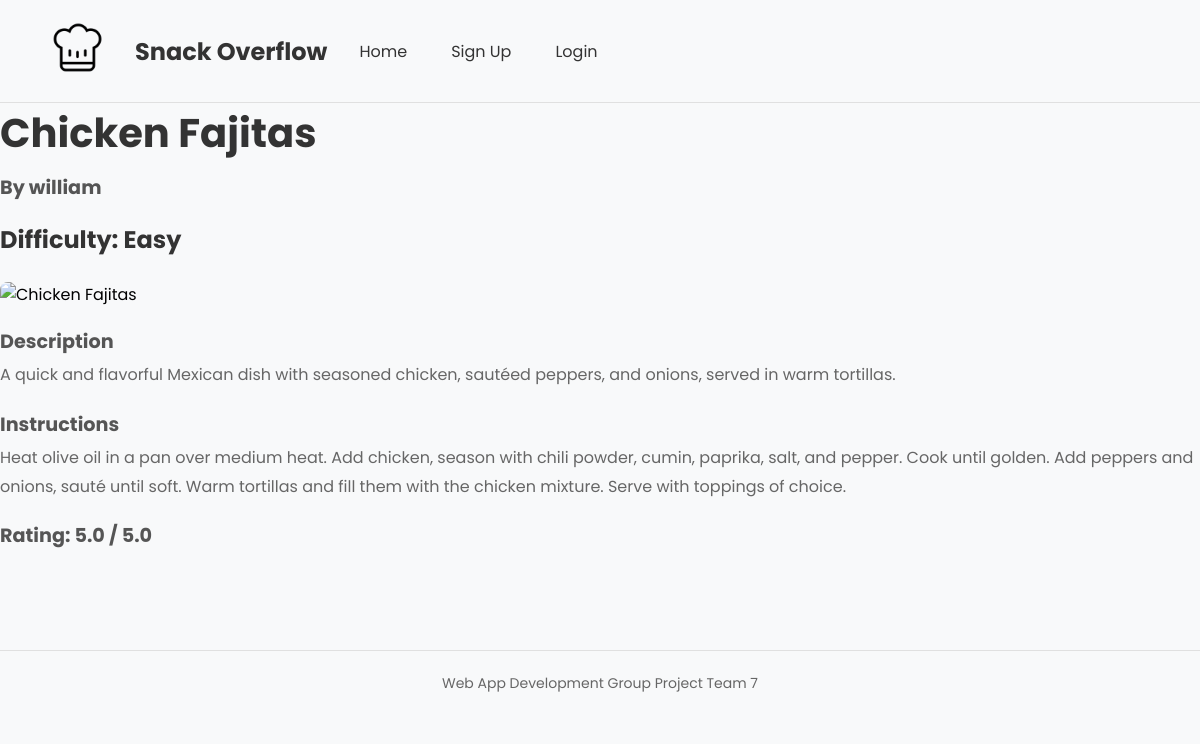
Before: /recipes/10/ with the older database file.
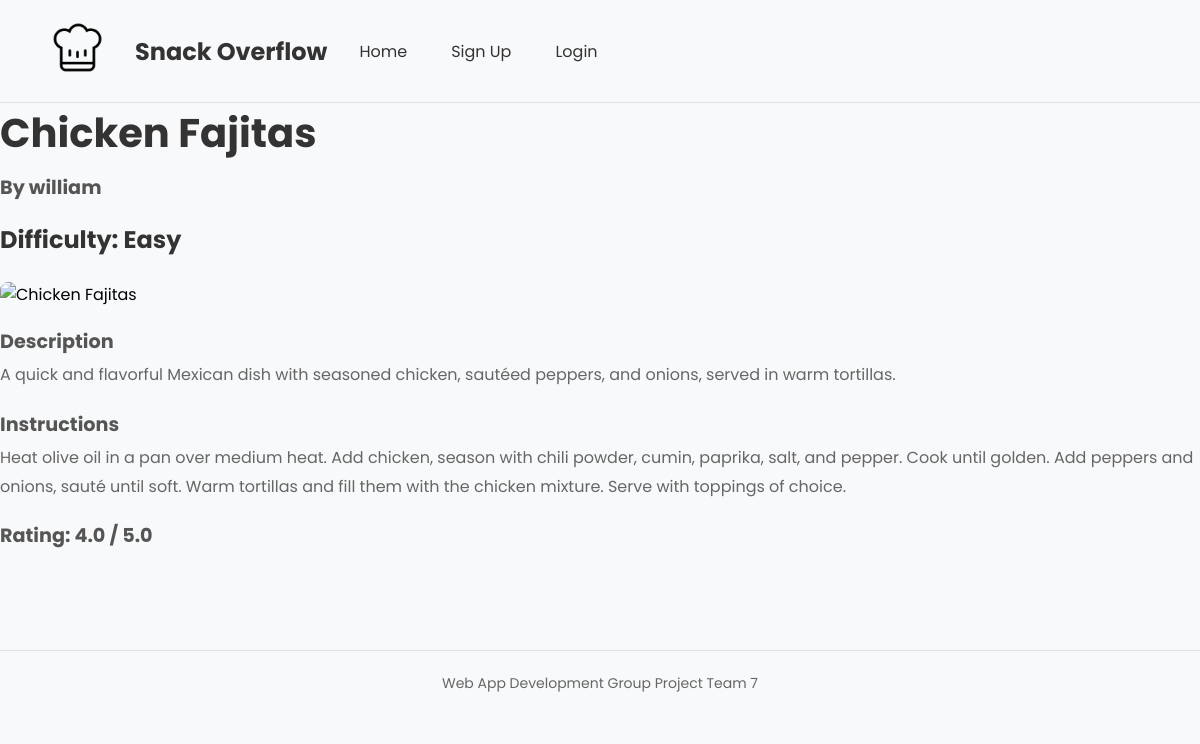
After: the same page with the newer database file.
### recipes/models.py (models this page shows, shortened)
class Recipe(models.Model):
    DIFFICULTY_CHOICES = [("Easy", "Easy"), ("Medium", "Medium"), ("Hard", "Hard")]
    title = models.CharField(max_length=255)
    author = models.ForeignKey(User, on_delete=models.CASCADE, related_name="recipes")
    image = models.ImageField(upload_to='recipe_images', blank=True)
    category = models.ForeignKey(Category, on_delete=models.CASCADE)
    description = models.TextField()
    difficulty = models.CharField(max_length=20, choices=DIFFICULTY_CHOICES)
    ingredients = models.TextField()
    instructions = models.TextField()
    created_at = models.DateTimeField(auto_now_add=True)
    slug = models.SlugField()
    def average_rating(self):
        ratings = self.ratings.all()
        if ratings.exists():
            return round(sum(r.rating for r in ratings) / ratings.count(), 1)
        return 0

class Rating(models.Model):
    user = models.ForeignKey(User, on_delete=models.CASCADE, related_name='ratings')
    recipe = models.ForeignKey(Recipe, on_delete=models.CASCADE, related_name='ratings')
    rating = models.IntegerField(choices=[(i, i) for i in range(1, 6)])  # 1 to 5 stars
    created_at = models.DateTimeField(auto_now_add=True)
    class Meta:
        unique_together = ('user', 'recipe')  # Ensures a user can rate a recipe only once

### recipes/views.py (the view)
# urls.py: path('<int:recipe_id>/', views.recipe_detail_view, name='recipe_detail'),
def recipe_detail_view(request, recipe_id):
    recipe = Recipe.objects.get(id=recipe_id)
    return render(request, 'recipes/recipe.html', {'recipe': recipe})

### templates/recipes/recipe.html (shortened to what this page needs)
{% extends 'recipes/base.html' %}
{% load staticfiles %}
{% block body_block %}
    {% if recipe %}
        <h1 id="recipe-title">{{ recipe.title }}</h1>
        <h3 id="author">By {{ recipe.author }}</h3>
        <h3 id="difficulty">Difficulty: {{ recipe.difficulty }}</h3>
        <img class="recipe-image" src="{{ recipe.image }}" alt="{{ recipe.title }}">
        <div class="description">
            <h3>Description</h3>
            <p> {{ recipe.description }} </p>
        </div>
        <h3>Instructions</h3>
        <p> {{ recipe.instructions }} </p>
        <h3> Rating: {{ recipe.average_rating }} / 5.0</h3>
    {% else %}
        The specified recipe does not exist.
    {% endif %}
{% endblock %}

### templates/recipes/base.html (shortened to what this page needs)
<!DOCTYPE html>
{% load staticfiles %}
<html>
    <head lang="en">
        <link rel="stylesheet" type="text/css" href="{% static 'css/styles.css' %}">
    </head>
    <header>
        <nav class="navbar">
            <ul>
                <li><img src="{% static 'images/recipeicon.png' %}" alt="My recipes Icon" width="75" height="75"/></li>
                <li class="navbar-title">Snack Overflow</li>
                <li><a href="{% url 'recipes:index' %}">Home</a></li>
                {% if user.is_authenticated %}
                <li><a href="{% url 'recipes:add_recipe' %}">Add Recipe</a></li>
                <li><a href="{% url 'recipes:logout' %}">Logout</a></li>
                {% else %}
                <li><a href="{% url 'recipes:register' %}">Sign Up</a></li>
                <li><a href="{% url 'recipes:login' %}">Login</a></li>
                {% endif %}
            </ul>
        </nav>
    </header>
    <body>
        <div>
            {% block body_block %}
            {% endblock %}
        </div>
    </body>
    <footer>
        {% block footer_block %}
            <p class="footer-content">Web App Development Group Project Team 7 </p>
        {% endblock %}
    </footer>
</html>

### static/css/styles.css (style rules this page uses)
* { margin: 0; padding: 0; box-sizing: border-box; font-family: 'Poppins'; }
body { background-color: #f8f9fa; }
.navbar { background-color: #f8f9fa; padding: 10px 20px; border-bottom: 1px solid #e0e0e0; display: flex; justify-content: space-between; align-items: center; }
.navbar-title { font-size: 24px; font-weight: bold; color: #333; list-style-type: none; margin-right: auto; }
.navbar ul { list-style-type: none; display: flex; align-items: center; }
.navbar ul li { margin-left: 20px; }
.navbar ul li a { text-decoration: none; color: #333; font-size: 16px; padding: 8px 12px; border-radius: 4px; transition: background-color 0.3s ease; }
footer { background-color: #f8f9fa; color: #333; padding: 20px 0; text-align: center; border-top: 1px solid #e0e0e0; font-size: 14px; margin-top: 100px; }
footer .footer-content { max-width: 1200px; margin: 0 auto; padding: 0 20px; }
h1 { font-size: 2.5em; color: #333; margin-bottom: 10px; }
h3 { font-size: 1.2em; color: #555; margin-bottom: 5px; }
.recipe-image { width: 100%; height: auto; border-radius: 8px; margin: 20px 0; }
h3 + h3 { margin-top: 20px; font-size: 1.5em; color: #333; }
p { font-size: 1em; color: #666; margin-bottom: 20px; line-height: 1.8; }

Changed rows visible on the page:
changed through a linked row, Recipe "Chicken Fajitas": average_rating "5.0" → "4.0"
